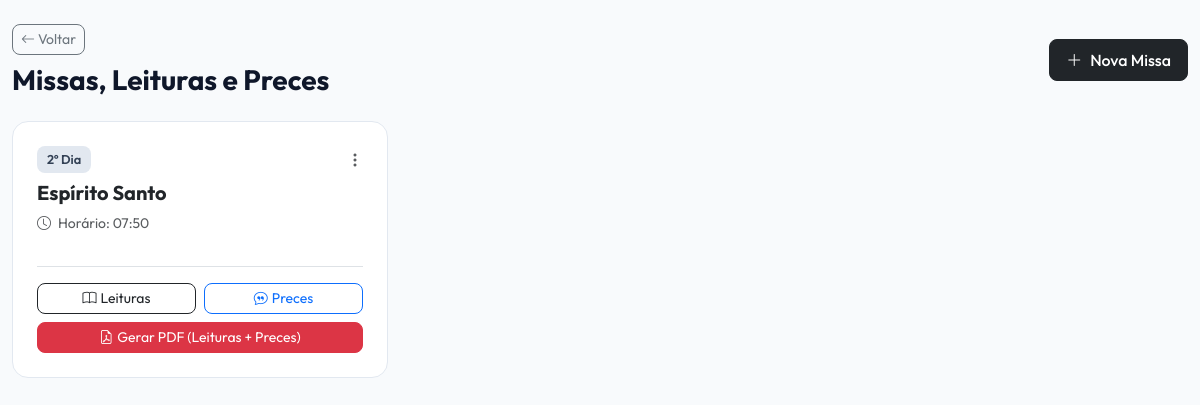
Screenshot of /missa.php?edicao_id=2&modalidade_id=2 (signed in) with the database file from the repository.
### tables this page shows
CREATE TABLE `missas` (
  `id` int(11) NOT NULL,
  `edicao_id` int(11) NOT NULL,
  `titulo` varchar(255) NOT NULL,
  `dia_missa` enum('1º Dia','2º Dia','3º Dia','4º Dia') NOT NULL DEFAULT '1º Dia',
  `horario` time DEFAULT NULL,
  `leituras` text DEFAULT NULL,
  `preces` text DEFAULT NULL,
  `created_at` timestamp NOT NULL DEFAULT current_timestamp()
);

### missa.php (the view, shortened to what this page needs)
<?php
require_once 'config/database.php';
$edicao_id = isset($_GET['edicao_id']) ? intval($_GET['edicao_id']) : 0;
$modalidade_id = isset($_GET['modalidade_id']) ? intval($_GET['modalidade_id']) : 0;
$stmt_missas = $conn->prepare("SELECT * FROM missas WHERE edicao_id = ? ORDER BY dia_missa ASC, horario ASC");
$stmt_missas->bind_param("i", $edicao_id);
$stmt_missas->execute();
$res_missas = $stmt_missas->get_result();
$missas = [];
while ($row = $res_missas->fetch_assoc()) {
    $missas[] = $row;
}
?>
<!DOCTYPE html>
<html lang="pt-br">
<head>
    <link href="https://cdn.jsdelivr.net/npm/bootstrap@5.3.0/dist/css/bootstrap.min.css" rel="stylesheet">
    <link rel="stylesheet" href="https://cdn.jsdelivr.net/npm/bootstrap-icons@1.11.0/font/bootstrap-icons.css">
</head>
<body>
<main class="container py-4" style="max-width: 1200px;">
    <div class="d-flex justify-content-between align-items-center mb-4">
        <div>
            <a href="edicao-detalhes.php?edicao_id=<?= $edicao_id ?>&modalidade_id=<?= $modalidade_id ?>" class="btn btn-sm btn-outline-secondary rounded-3 mb-2">
                <i class="bi bi-arrow-left"></i> Voltar
            </a>
            <h3 class="fw-bold m-0">Missas, Leituras e Preces</h3>
        </div>
        <button class="btn btn-dark rounded-3 px-3 py-2 fw-medium d-flex align-items-center gap-2" data-bs-toggle="modal" data-bs-target="#modalMissa" onclick="limparModalMissa()">
            <i class="bi bi-plus-lg"></i> Nova Missa
        </button>
    </div>
    <div class="row g-4">
        <?php foreach ($missas as $m): ?>
            <div class="col-md-6 col-lg-4">
                <div class="card-missa h-100 d-flex flex-column justify-content-between">
                    <div>
                        <div class="d-flex justify-content-between align-items-start mb-2">
                            <div>
                                <span class="badge-dia mb-2 d-inline-block"><?= htmlspecialchars($m['dia_missa']) ?></span>
                                <h5 class="fw-bold text-dark m-0"><?= htmlspecialchars($m['titulo']) ?></h5>
                            </div>
                            <div class="dropdown">
                                <button class="btn btn-link text-muted p-0 border-0" data-bs-toggle="dropdown"><i class="bi bi-three-dots-vertical"></i></button>
                            </div>
                        </div>
                        <div class="text-muted small mb-3">
                            <?php if(!empty($m['horario'])): ?>
                                <i class="bi bi-clock me-1"></i> Horário: <?= date('H:i', strtotime($m['horario'])) ?>
                            <?php else: ?>
                                <i class="bi bi-clock me-1"></i> Horário não definido
                            <?php endif; ?>
                        </div>
                    </div>
                    <div class="d-flex flex-column gap-2 mt-3 pt-3 border-top">
                        <div class="d-flex gap-2">
                            <button class="btn btn-outline-dark btn-sm rounded-3 w-100 d-flex align-items-center justify-content-center gap-1"
                                    onclick='abrirModalLeitura("Leituras - <?= htmlspecialchars($m['titulo']) ?>", <?= json_encode($m['leituras'] ?? "Nenhuma leitura cadastrada.") ?>)'>
                                <i class="bi bi-book"></i> Leituras
                            </button>
                            <button class="btn btn-outline-primary btn-sm rounded-3 w-100 d-flex align-items-center justify-content-center gap-1"
                                    onclick='abrirModalLeitura("Preces - <?= htmlspecialchars($m['titulo']) ?>", <?= json_encode($m['preces'] ?? "Nenhuma prece cadastrada.") ?>)'>
                                <i class="bi bi-chat-quote"></i> Preces
                            </button>
                        </div>
                        <a href="gerar-pdf-missa.php?id=<?= $m['id'] ?>" target="_blank" class="btn btn-danger btn-sm rounded-3 w-100 d-flex align-items-center justify-content-center gap-1">
                            <i class="bi bi-file-earmark-pdf"></i> Gerar PDF (Leituras + Preces)
                        </a>
                    </div>
                </div>
            </div>
        <?php endforeach; ?>
    </div>
</main>
</body>
</html>

### missa.php (style rules this page uses)
body { font-family: 'Outfit', sans-serif; background-color: #f8fafc; color: #0f172a; }
.card-missa { background: #fff; border: 1px solid #e2e8f0; border-radius: 16px; padding: 1.5rem; transition: all 0.2s ease; }
.badge-dia { background-color: #e2e8f0; color: #334155; font-weight: 600; font-size: 0.8rem; padding: 4px 10px; border-radius: 8px; }

### rows the page displays
missas: dia_missa "2º Dia", titulo "Espírito Santo", horario "07:50"
